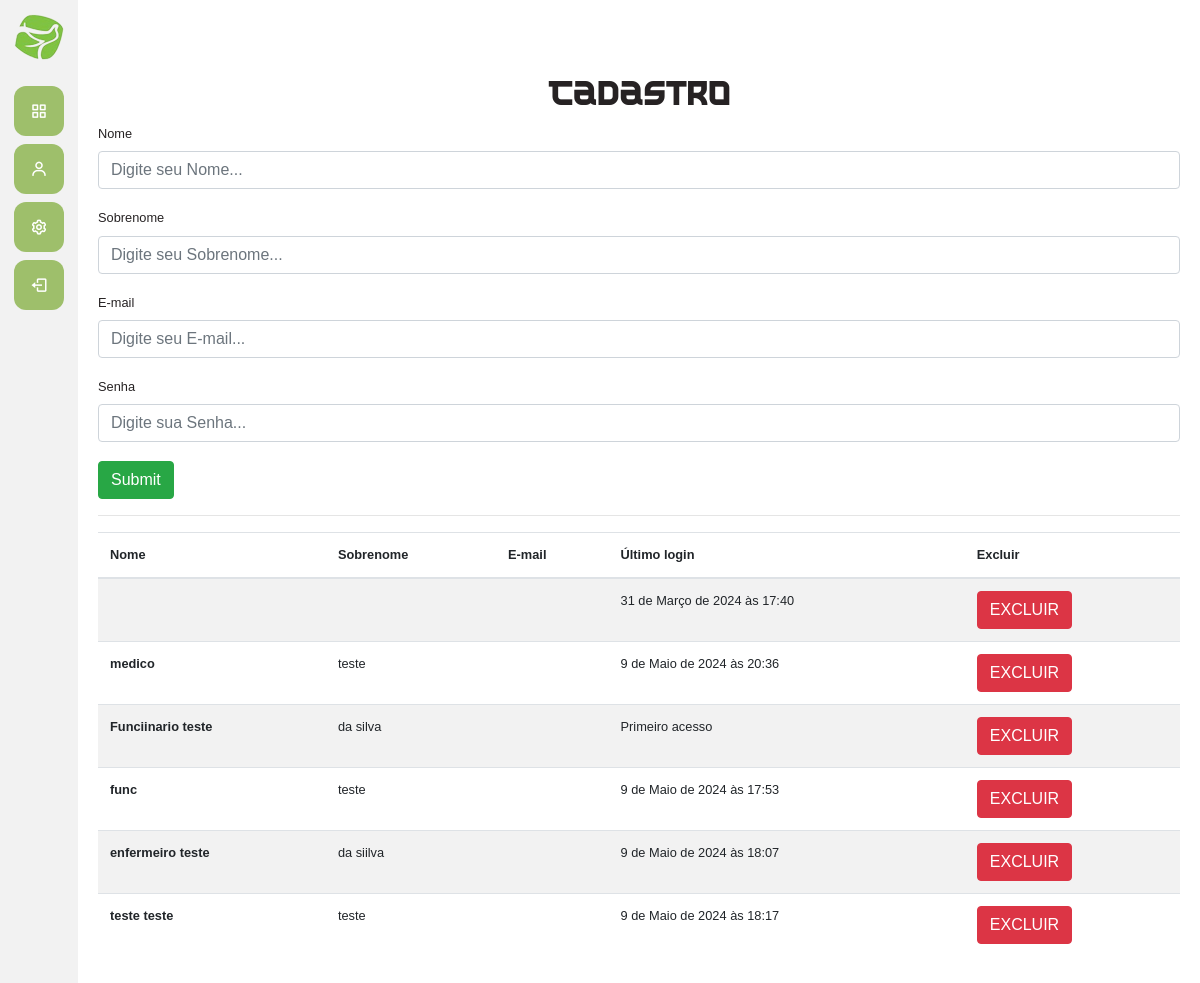
The app's page /auth/cadastrar_funcionarios/, older data.
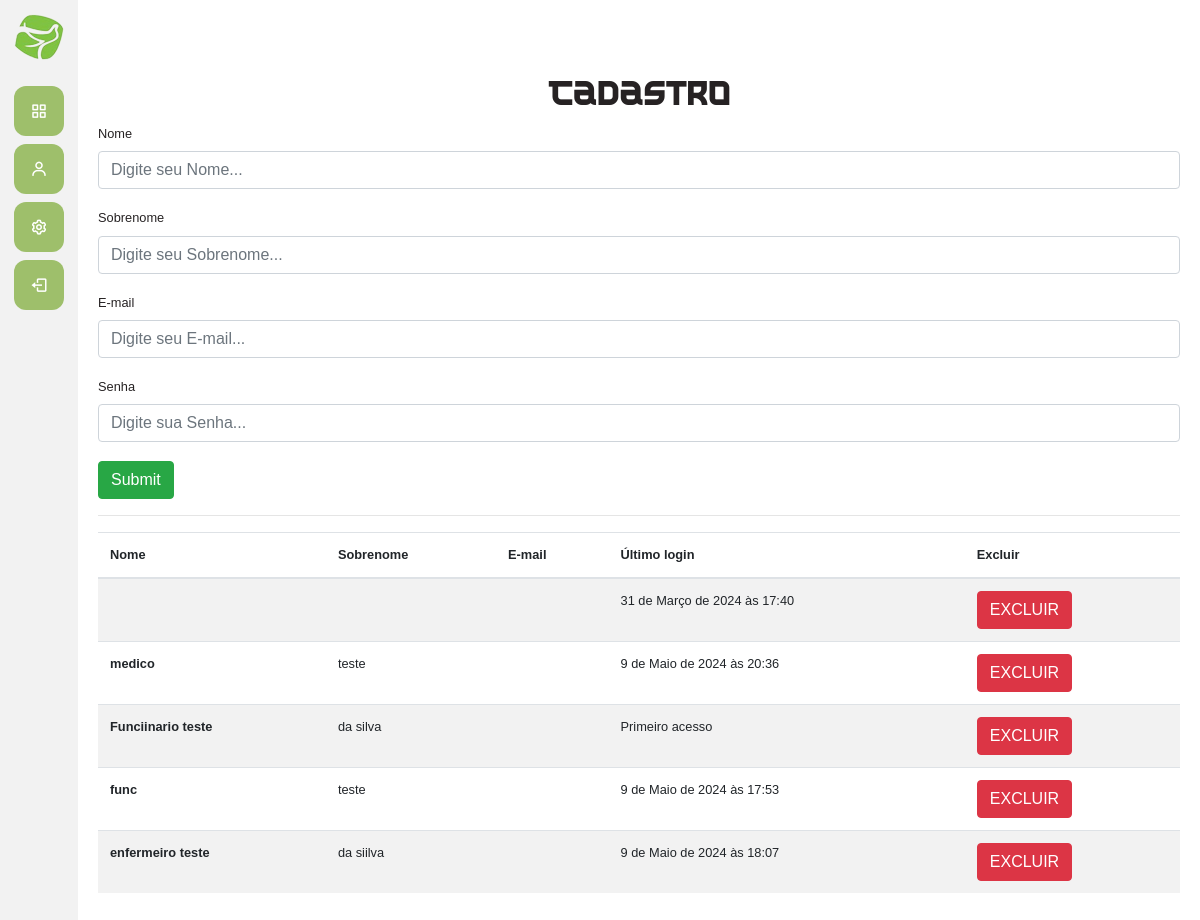
The same page, newer data.
### usuarios/models.py (models this page shows)
class Users(AbstractUser):
    choices_cargo= (('F', 'Funcionario'),
                    ('G', 'Gerente'))
    cargo = models.CharField(max_length=1, choices=choices_cargo)

### usuarios/views.py (the view, shortened to what this page needs)
# urls.py: path('cadastrar_funcionarios/', views.cadastrar_funcionarios, name="cadastrar_funcionarios"),
@has_permission_decorator('cadastrar_funcionarios')
def cadastrar_funcionarios(request):
    if request.method == "GET":
        funcionarios = Users.objects.filter(cargo="F")
        return render(request, 'cadastrar_funcionarios.html', {'funcionarios': funcionarios})

### usuarios/templates/cadastrar_funcionarios.html (shortened to what this page needs)
{% extends "base.html" %}
{%load static%}
{% block 'dashboard'%}
<br><br>
    <div class="container">
        <form action="{% url 'cadastrar_funcionarios' %}"method="POST"> {% csrf_token %}
            <br>
            <h2 id="cad-title">Cadastro</h2>
            <label>Nome</label>
            <input type="text" placeholder="Digite seu Nome..." name="nome" class="form-control">
            <br>
            <label>Sobrenome</label>
            <input type="text" placeholder="Digite seu Sobrenome..." name="sobrenome" class="form-control">
            <br>
            <label>E-mail</label>
            <input type="e-mail" placeholder="Digite seu E-mail..." name="email" class="form-control">
            <br>
            <label>Senha</label>
            <input type="password" placeholder="Digite sua Senha..." name="senha" class="form-control">
            <br>
            <input type="submit" class= "btn btn-success">
        </form>
        <hr class="bg-hr">
        <table class="table table-striped table">
            <thead>
                <tr>
                    <th scope="col">Nome</th>
                    <th scope="col">Sobrenome</th>
                    <th scope="col">E-mail</th>
                    <th scope="col">Último login</th>
                    <th scope="col">Excluir</th>
                </tr>
            </thead>
            <tbody>
                {% for funcionario in funcionarios %}
                    <tr>
                        <th>{{funcionario.first_name}}</th>
                        <td>{{funcionario.last_name}}</td>
                        <td>{{funcionario.email}}</td>
                        <td>{% if not funcionario.last_login%}
                                Primeiro acesso
                            {% else %}
                                {{funcionario.last_login}}
                            {% endif %}
                        </td>
                        <td><a href="{% url 'excluir_usuario' funcionario.id %}" class="btn btn-danger">EXCLUIR</a></td>
                    </tr>
                {% endfor %}
            </tbody>
          </table>
    </div>
{% endblock %}

Row changes from the older to the newer data that the page shows:
removed Users: first_name "teste teste", last_name "teste", last_login "9 de Maio de 2024 às 18:17"
